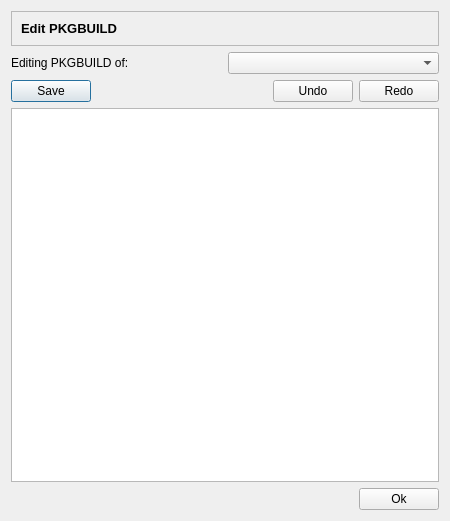
<ui version="4.0" >
 <class>editPBDialog</class>
 <widget class="QDialog" name="editPBDialog" >
  <property name="geometry" >
   <rect>
    <x>0</x>
    <y>0</y>
    <width>450</width>
    <height>521</height>
   </rect>
  </property>
  <property name="windowTitle" >
   <string>Editing PKGBUILD</string>
  </property>
  <property name="windowIcon" >
   <iconset resource="shaman.qrc" >:/Icons/icons/shaman/shaman-yellow-icon-32.png</iconset>
  </property>
  <layout class="QGridLayout" >
   <item row="1" column="0" >
    <layout class="QVBoxLayout" >
     <item>
      <layout class="QHBoxLayout" >
       <item>
        <widget class="QLabel" name="editingLabel" >
         <property name="text" >
          <string>Editing PKGBUILD of:</string>
         </property>
        </widget>
       </item>
       <item>
        <widget class="QComboBox" name="packagesBox" />
       </item>
      </layout>
     </item>
     <item>
      <layout class="QHBoxLayout" >
       <item>
        <widget class="QPushButton" name="saveButton" >
         <property name="text" >
          <string>Save</string>
         </property>
         <property name="icon" >
          <iconset resource="shaman.qrc" >:/Icons/icons/document-open.png</iconset>
         </property>
        </widget>
       </item>
       <item>
        <spacer>
         <property name="orientation" >
          <enum>Qt::Horizontal</enum>
         </property>
         <property name="sizeHint" >
          <size>
           <width>40</width>
           <height>20</height>
          </size>
         </property>
        </spacer>
       </item>
       <item>
        <widget class="QPushButton" name="undoButton" >
         <property name="text" >
          <string>Undo</string>
         </property>
         <property name="icon" >
          <iconset resource="shaman.qrc" >:/Icons/icons/edit-delete.png</iconset>
         </property>
        </widget>
       </item>
       <item>
        <widget class="QPushButton" name="redoButton" >
         <property name="text" >
          <string>Redo</string>
         </property>
         <property name="icon" >
          <iconset resource="shaman.qrc" >:/Icons/icons/edit-redo.png</iconset>
         </property>
        </widget>
       </item>
      </layout>
     </item>
     <item>
      <widget class="QTextEdit" name="PBEdit" >
       <property name="lineWrapMode" >
        <enum>QTextEdit::NoWrap</enum>
       </property>
       <property name="acceptRichText" >
        <bool>false</bool>
       </property>
      </widget>
     </item>
     <item>
      <layout class="QHBoxLayout" >
       <item>
        <spacer>
         <property name="orientation" >
          <enum>Qt::Horizontal</enum>
         </property>
         <property name="sizeHint" >
          <size>
           <width>40</width>
           <height>20</height>
          </size>
         </property>
        </spacer>
       </item>
       <item>
        <widget class="QPushButton" name="closeButton" >
         <property name="text" >
          <string>Ok</string>
         </property>
         <property name="icon" >
          <iconset resource="shaman.qrc" >:/Icons/icons/dialog-ok-apply.png</iconset>
         </property>
        </widget>
       </item>
      </layout>
     </item>
    </layout>
   </item>
   <item row="0" column="0" >
    <widget class="QFrame" name="frame" >
     <property name="frameShape" >
      <enum>QFrame::StyledPanel</enum>
     </property>
     <property name="frameShadow" >
      <enum>QFrame::Sunken</enum>
     </property>
     <layout class="QGridLayout" >
      <item row="0" column="0" >
       <widget class="QLabel" name="label" >
        <property name="text" >
         <string>&lt;html>&lt;head>&lt;meta name="qrichtext" content="1" />&lt;style type="text/css">
p, li { white-space: pre-wrap; }
&lt;/style>&lt;/head>&lt;body style=" font-family:'Sans Serif'; font-size:10pt; font-weight:400; font-style:normal;">
&lt;p style=" margin-top:0px; margin-bottom:0px; margin-left:0px; margin-right:0px; -qt-block-indent:0; text-indent:0px;">&lt;span style=" font-weight:600;">Edit PKGBUILD&lt;/span>&lt;/p>&lt;/body>&lt;/html></string>
        </property>
       </widget>
      </item>
      <item row="0" column="1" >
       <widget class="QLabel" name="label_2" >
        <property name="sizePolicy" >
         <sizepolicy vsizetype="Preferred" hsizetype="Maximum" >
          <horstretch>0</horstretch>
          <verstretch>0</verstretch>
         </sizepolicy>
        </property>
        <property name="text" >
         <string/>
        </property>
        <property name="pixmap" >
         <pixmap resource="shaman.qrc" >:/Icons/icons/draw-text.png</pixmap>
        </property>
        <property name="scaledContents" >
         <bool>true</bool>
        </property>
       </widget>
      </item>
     </layout>
    </widget>
   </item>
  </layout>
 </widget>
 <resources>
  <include location="shaman.qrc" />
 </resources>
 <connections>
  <connection>
   <sender>redoButton</sender>
   <signal>clicked()</signal>
   <receiver>PBEdit</receiver>
   <slot>redo()</slot>
   <hints>
    <hint type="sourcelabel" >
     <x>380</x>
     <y>70</y>
    </hint>
    <hint type="destinationlabel" >
     <x>225</x>
     <y>277</y>
    </hint>
   </hints>
  </connection>
  <connection>
   <sender>undoButton</sender>
   <signal>clicked()</signal>
   <receiver>PBEdit</receiver>
   <slot>undo()</slot>
   <hints>
    <hint type="sourcelabel" >
     <x>279</x>
     <y>70</y>
    </hint>
    <hint type="destinationlabel" >
     <x>225</x>
     <y>277</y>
    </hint>
   </hints>
  </connection>
 </connections>
</ui>
